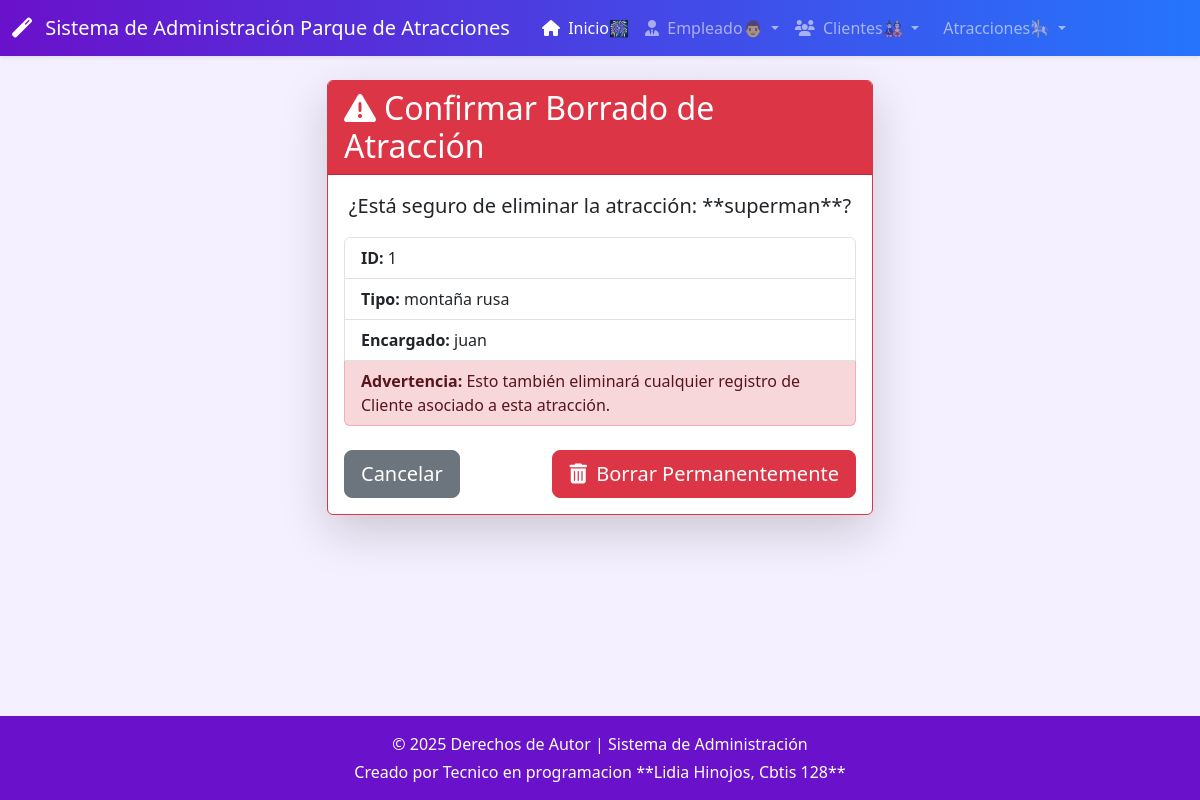
/atraccion/borrar/1/, run on the app's committed database.
### app_parque/models.py (models this page shows, shortened)
class Atraccion(models.Model):
    id_atr = models.AutoField(primary_key=True, unique=True) # [cite: 53]
    nombre = models.CharField(max_length=50) # [cite: 54]
    tipo = models.CharField(max_length=50) # [cite: 55]
    capacidad = models.IntegerField() # [cite: 56]
    estado = models.CharField(max_length=100) # [cite: 57]
    altura_min = models.DecimalField(max_digits=3, decimal_places=2) # [cite: 58]
    id_emp = models.ForeignKey('Empleado', on_delete=models.SET_NULL, null=True, blank=True) # [cite: 59]

class Empleado(models.Model):
    id_emp = models.AutoField(primary_key=True, unique=True) # [cite: 28]
    nombre = models.CharField(max_length=50) # [cite: 29]
    apellido = models.CharField(max_length=50) # [cite: 30]
    puesto = models.CharField(max_length=40) #
    telefono = models.CharField(max_length=15) # [cite: 32]
    salario = models.DecimalField(max_digits=8, decimal_places=2) # [cite: 33]
    id_atr = models.ForeignKey(Atraccion, on_delete=models.SET_NULL, null=True, blank=True) # [cite: 34]

### app_parque/views.py (the view)
# urls.py: path('atraccion/borrar/<int:pk>/', views.borrar_atraccion, name='borrar_atraccion'),
def borrar_atraccion(request, pk):
    atraccion = get_object_or_404(Atraccion, pk=pk)
    if request.method == 'POST':
        atraccion.delete()
        return redirect('ver_atraccion')
    return render(request, 'atraccion/borrar_atraccion.html', {'atraccion': atraccion})

### app_parque/templates/atraccion/borrar_atraccion.html (shortened to what this page needs)
{% extends "base.html" %}
{% block content %}
<div class="row justify-content-center">
    <div class="col-md-6">
        <div class="card shadow-lg border-danger">
            <div class="card-header bg-danger text-white">
                <h2 class="mb-0"><i class="fas fa-exclamation-triangle me-2"></i>Confirmar Borrado de Atracción</h2>
            </div>
            <div class="card-body">
                <p class="lead text-center">¿Está seguro de eliminar la atracción: **{{ atraccion.nombre }}**?</p>
                <ul class="list-group mb-4">
                    <li class="list-group-item"><strong>ID:</strong> {{ atraccion.id_atr }}</li>
                    <li class="list-group-item"><strong>Tipo:</strong> {{ atraccion.tipo }}</li>
                    <li class="list-group-item"><strong>Encargado:</strong> {{ atraccion.id_emp.nombre|default:"N/A" }}</li>
                    <li class="list-group-item list-group-item-danger"><strong>Advertencia:</strong> Esto también eliminará cualquier registro de Cliente asociado a esta atracción.</li>
                </ul>
                <form method="POST" action="{% url 'borrar_atraccion' atraccion.id_atr %}" class="d-flex justify-content-between">
                    <a href="{% url 'ver_atraccion' %}" class="btn btn-secondary btn-lg">Cancelar</a>
                    <button type="submit" class="btn btn-danger btn-lg"><i class="fas fa-trash-alt me-1"></i> Borrar Permanentemente</button>
                </form>
            </div>
        </div>
    </div>
</div>
{% endblock %}

### app_parque/templates/base.html (style rules this page uses)
:root { --primary-color: #6a11cb; --secondary-color: #2575fc; --light-bg: #f5f0ff; --nav-bg: linear-gradient(to right, var(--primary-color), var(--secondary-color)); }
body { background-color: var(--light-bg); }

### data on the page
Atraccion: nombre "superman", id_atr "1", tipo "montaña rusa", id_emp.nombre "juan"
